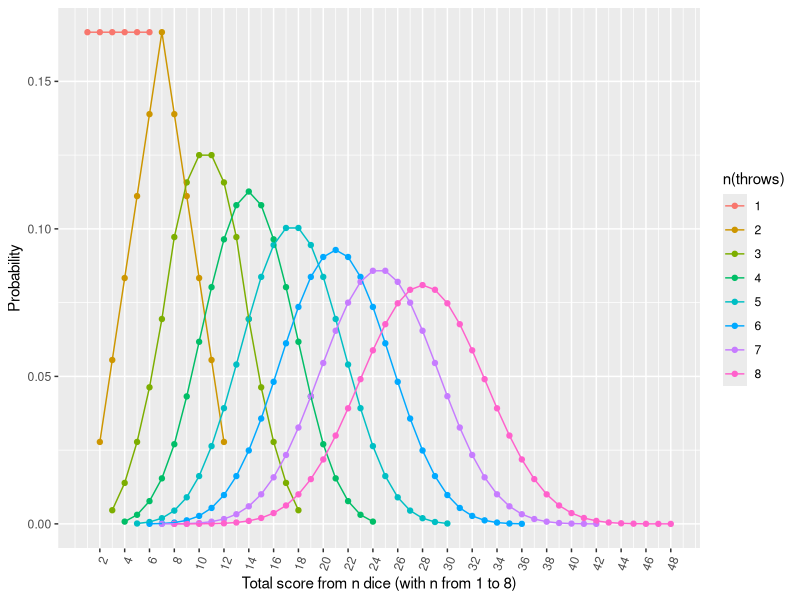

Reproduce this figure in R.
## ---- chunk 1
knitr::opts_chunk$set(echo = FALSE)
## ---- chunk 2
library(tidyverse)
throwDice <- function(nThrows, nSides = 6, scoreSides = 1:6){
  ### function to simulate throwing dice (or anything really)
  ### defaults to six sided die with scores 1:6 but you can override that
  if(nThrows <= 0) {
    stop("nThrows must be positive")
  }
  if(nThrows > 8) {
    stop("nThrows must be under 9 (to keep things easy!)")
  }
  if(nThrows - round(nThrows) > .Machine$double.eps) {
    warning("nThrows wasn't integer, rounded to integer")
    nThrows <- round(nThrows)
  }
  newScores <- scoreSides
  while(nThrows > 1) {
    newScores <- as.vector(outer(newScores, scoreSides, FUN = "+"))
    nThrows <- nThrows - 1
  }
  newScores
}
# throwDice(0)
# throwDice(1)
# throwDice(1.1)
# throwDice(11)
# throwDice(2)
# length(throwDice(2))
# min(throwDice(2))
# max(throwDice(2))
# nThrows <- 3
# throwDice(nThrows)
# length(throwDice(nThrows))
# min(throwDice(nThrows))
# max(throwDice(nThrows))
# nThrows <- 4
# throwDice(nThrows)
# length(throwDice(nThrows))
# min(throwDice(nThrows))
# max(throwDice(nThrows))


1:8 %>%
  as_tibble() %>%
  rename(nThrows = value) %>%
  rowwise() %>%
  mutate(score = list(throwDice(nThrows)),
         nThrowsFac = factor(nThrows)) %>%
  ungroup() %>%
  unnest_longer(score) %>%
  group_by(nThrowsFac) %>%
  mutate(nScores = n()) %>%
  ungroup() %>%
  group_by(nThrowsFac, score) %>%
  summarise(nThrows = first(nThrows),
            nScores = first(nScores),
            n = n(),
            p = n / nScores) %>%
  ungroup() -> tibDiceThrows

ggplot(data = tibDiceThrows,
       aes(x = score, y = p, colour = nThrowsFac)) +
  geom_point()  +
  geom_line() +
  ylab("Probability") +
  scale_x_continuous(name = paste0("Total score from n dice (with n from 1 to ",
                                   max(tibDiceThrows$nThrows),
                                   ")"),
                     breaks = seq(2, max(tibDiceThrows$score), 2)) +
  scale_colour_discrete(name = "n(throws)") +
  theme(axis.text.x = element_text(angle = 70, hjust = 1))
